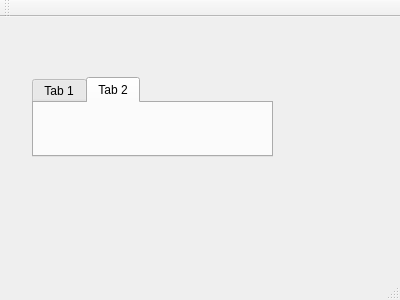
<?xml version="1.0" encoding="UTF-8"?>
<ui version="4.0">
 <class>MainWindow</class>
 <widget class="QMainWindow" name="MainWindow">
  <property name="geometry">
   <rect>
    <x>0</x>
    <y>0</y>
    <width>400</width>
    <height>300</height>
   </rect>
  </property>
  <property name="windowTitle">
   <string>MainWindow</string>
  </property>
  <widget class="QWidget" name="centralWidget">
   <widget class="QTabWidget" name="tabWidget">
    <property name="geometry">
     <rect>
      <x>32</x>
      <y>60</y>
      <width>241</width>
      <height>80</height>
     </rect>
    </property>
    <property name="styleSheet">
     <string notr="true"/>
    </property>
    <property name="currentIndex">
     <number>1</number>
    </property>
    <widget class="QWidget" name="tab">
     <attribute name="title">
      <string>Tab 1</string>
     </attribute>
    </widget>
    <widget class="QWidget" name="tab_2">
     <attribute name="title">
      <string>Tab 2</string>
     </attribute>
    </widget>
   </widget>
  </widget>
  <widget class="QMenuBar" name="menuBar">
   <property name="geometry">
    <rect>
     <x>0</x>
     <y>0</y>
     <width>400</width>
     <height>23</height>
    </rect>
   </property>
  </widget>
  <widget class="QToolBar" name="mainToolBar">
   <attribute name="toolBarArea">
    <enum>TopToolBarArea</enum>
   </attribute>
   <attribute name="toolBarBreak">
    <bool>false</bool>
   </attribute>
  </widget>
  <widget class="QStatusBar" name="statusBar"/>
 </widget>
 <layoutdefault spacing="6" margin="11"/>
 <resources/>
 <connections/>
</ui>
